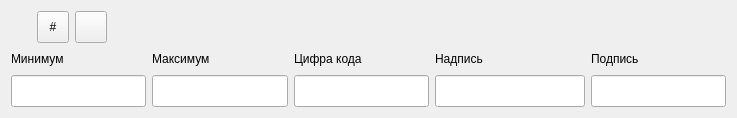
<?xml version="1.0" encoding="UTF-8"?>
<ui version="4.0">
 <class>AddSymbol</class>
 <widget class="QDialog" name="AddSymbol">
  <property name="geometry">
   <rect>
    <x>0</x>
    <y>0</y>
    <width>737</width>
    <height>118</height>
   </rect>
  </property>
  <property name="windowTitle">
   <string>Правила  отображения выбранного диапазона</string>
  </property>
  <layout class="QGridLayout" name="gridLayout_7">
   <item row="0" column="0">
    <widget class="FontWidget" name="fontwidget">
     <property name="focusPolicy">
      <enum>Qt::StrongFocus</enum>
     </property>
    </widget>
   </item>
   <item row="0" column="3">
    <spacer name="horizontalSpacer_4">
     <property name="orientation">
      <enum>Qt::Horizontal</enum>
     </property>
     <property name="sizeHint" stdset="0">
      <size>
       <width>2</width>
       <height>20</height>
      </size>
     </property>
    </spacer>
   </item>
   <item row="1" column="0" colspan="4">
    <layout class="QGridLayout" name="gridLayout_6">
     <item row="0" column="0">
      <layout class="QGridLayout" name="gridLayout">
       <item row="0" column="0">
        <widget class="QLabel" name="label">
         <property name="text">
          <string>Минимум</string>
         </property>
        </widget>
       </item>
       <item row="0" column="1">
        <spacer name="horizontalSpacer">
         <property name="orientation">
          <enum>Qt::Horizontal</enum>
         </property>
         <property name="sizeHint" stdset="0">
          <size>
           <width>40</width>
           <height>20</height>
          </size>
         </property>
        </spacer>
       </item>
       <item row="1" column="0" colspan="2">
        <widget class="QLineEdit" name="lemin">
         <property name="minimumSize">
          <size>
           <width>0</width>
           <height>32</height>
          </size>
         </property>
        </widget>
       </item>
      </layout>
     </item>
     <item row="0" column="1">
      <layout class="QGridLayout" name="gridLayout_2">
       <item row="0" column="0">
        <widget class="QLabel" name="label_2">
         <property name="text">
          <string>Максимум</string>
         </property>
        </widget>
       </item>
       <item row="0" column="1">
        <spacer name="horizontalSpacer_2">
         <property name="orientation">
          <enum>Qt::Horizontal</enum>
         </property>
         <property name="sizeHint" stdset="0">
          <size>
           <width>40</width>
           <height>20</height>
          </size>
         </property>
        </spacer>
       </item>
       <item row="1" column="0" colspan="2">
        <widget class="QLineEdit" name="lemax">
         <property name="minimumSize">
          <size>
           <width>0</width>
           <height>32</height>
          </size>
         </property>
        </widget>
       </item>
      </layout>
     </item>
     <item row="0" column="2">
      <layout class="QGridLayout" name="gridLayout_5">
       <item row="0" column="0">
        <widget class="QLabel" name="label_5">
         <property name="text">
          <string>Цифра кода</string>
         </property>
        </widget>
       </item>
       <item row="0" column="1">
        <spacer name="horizontalSpacer_6">
         <property name="orientation">
          <enum>Qt::Horizontal</enum>
         </property>
         <property name="sizeHint" stdset="0">
          <size>
           <width>40</width>
           <height>20</height>
          </size>
         </property>
        </spacer>
       </item>
       <item row="1" column="0" colspan="2">
        <widget class="QLineEdit" name="lecode">
         <property name="minimumSize">
          <size>
           <width>0</width>
           <height>32</height>
          </size>
         </property>
         <property name="text">
          <string/>
         </property>
        </widget>
       </item>
      </layout>
     </item>
     <item row="0" column="3">
      <layout class="QGridLayout" name="gridLayout_3">
       <item row="0" column="0">
        <widget class="QLabel" name="label_3">
         <property name="text">
          <string>Надпись</string>
         </property>
        </widget>
       </item>
       <item row="0" column="1">
        <spacer name="horizontalSpacer_3">
         <property name="orientation">
          <enum>Qt::Horizontal</enum>
         </property>
         <property name="sizeHint" stdset="0">
          <size>
           <width>40</width>
           <height>20</height>
          </size>
         </property>
        </spacer>
       </item>
       <item row="1" column="0" colspan="2">
        <widget class="QLineEdit" name="letext">
         <property name="sizePolicy">
          <sizepolicy hsizetype="Fixed" vsizetype="Fixed">
           <horstretch>0</horstretch>
           <verstretch>0</verstretch>
          </sizepolicy>
         </property>
         <property name="minimumSize">
          <size>
           <width>150</width>
           <height>32</height>
          </size>
         </property>
         <property name="maximumSize">
          <size>
           <width>150</width>
           <height>16777215</height>
          </size>
         </property>
        </widget>
       </item>
      </layout>
     </item>
     <item row="0" column="4">
      <layout class="QGridLayout" name="gridLayout_4">
       <item row="0" column="0">
        <widget class="QLabel" name="label_4">
         <property name="text">
          <string>Подпись</string>
         </property>
        </widget>
       </item>
       <item row="0" column="1">
        <spacer name="horizontalSpacer_5">
         <property name="orientation">
          <enum>Qt::Horizontal</enum>
         </property>
         <property name="sizeHint" stdset="0">
          <size>
           <width>40</width>
           <height>20</height>
          </size>
         </property>
        </spacer>
       </item>
       <item row="1" column="0" colspan="2">
        <widget class="QLineEdit" name="lelabel">
         <property name="sizePolicy">
          <sizepolicy hsizetype="Fixed" vsizetype="Fixed">
           <horstretch>0</horstretch>
           <verstretch>0</verstretch>
          </sizepolicy>
         </property>
         <property name="minimumSize">
          <size>
           <width>120</width>
           <height>32</height>
          </size>
         </property>
         <property name="maximumSize">
          <size>
           <width>150</width>
           <height>16777215</height>
          </size>
         </property>
        </widget>
       </item>
      </layout>
     </item>
    </layout>
   </item>
   <item row="2" column="0">
    <spacer name="verticalSpacer">
     <property name="orientation">
      <enum>Qt::Vertical</enum>
     </property>
     <property name="sizeHint" stdset="0">
      <size>
       <width>20</width>
       <height>1</height>
      </size>
     </property>
    </spacer>
   </item>
   <item row="0" column="1">
    <widget class="QToolButton" name="numformatbtn">
     <property name="minimumSize">
      <size>
       <width>32</width>
       <height>32</height>
      </size>
     </property>
     <property name="maximumSize">
      <size>
       <width>32</width>
       <height>32</height>
      </size>
     </property>
     <property name="toolTip">
      <string>Задать правило форматирования значения</string>
     </property>
     <property name="text">
      <string>#</string>
     </property>
    </widget>
   </item>
   <item row="0" column="2">
    <widget class="QToolButton" name="numformatclearbtn">
     <property name="sizePolicy">
      <sizepolicy hsizetype="Fixed" vsizetype="Fixed">
       <horstretch>32</horstretch>
       <verstretch>32</verstretch>
      </sizepolicy>
     </property>
     <property name="minimumSize">
      <size>
       <width>32</width>
       <height>32</height>
      </size>
     </property>
     <property name="toolTip">
      <string>Очистить правило форматирования значения</string>
     </property>
     <property name="text">
      <string/>
     </property>
     <property name="icon">
      <iconset resource="../../etc/meteo.icons.qrc">
       <normaloff>:/meteo/icons/clear.png</normaloff>:/meteo/icons/clear.png</iconset>
     </property>
    </widget>
   </item>
  </layout>
 </widget>
 <customwidgets>
  <customwidget>
   <class>FontWidget</class>
   <extends>QWidget</extends>
   <header location="global">meteo/commons/ui/custom/fontwidget.h</header>
  </customwidget>
 </customwidgets>
 <tabstops>
  <tabstop>lemin</tabstop>
  <tabstop>lemax</tabstop>
  <tabstop>letext</tabstop>
  <tabstop>fontwidget</tabstop>
 </tabstops>
 <resources>
  <include location="../../etc/meteo.icons.qrc"/>
 </resources>
 <connections/>
</ui>
